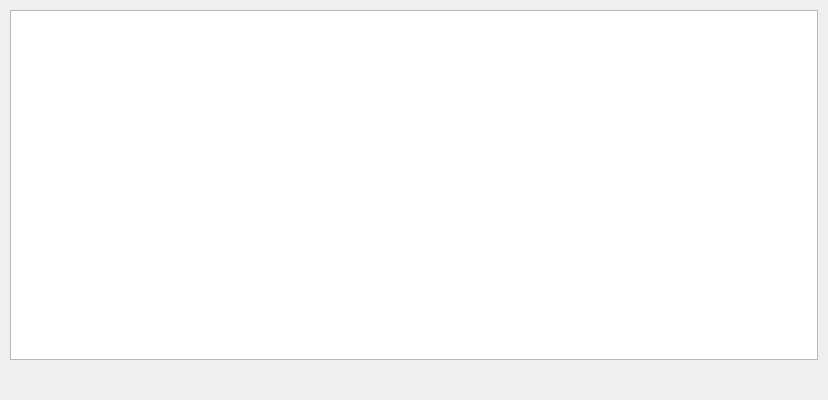
<?xml version="1.0" encoding="UTF-8"?>
<ui version="4.0">
 <class>Form</class>
 <widget class="QWidget" name="Form">
  <property name="geometry">
   <rect>
    <x>0</x>
    <y>0</y>
    <width>828</width>
    <height>400</height>
   </rect>
  </property>
  <property name="windowTitle">
   <string>Form</string>
  </property>
  <widget class="QTableWidget" name="tableWidget">
   <property name="geometry">
    <rect>
     <x>10</x>
     <y>10</y>
     <width>808</width>
     <height>350</height>
    </rect>
   </property>
  </widget>
 </widget>
 <resources/>
 <connections/>
</ui>
